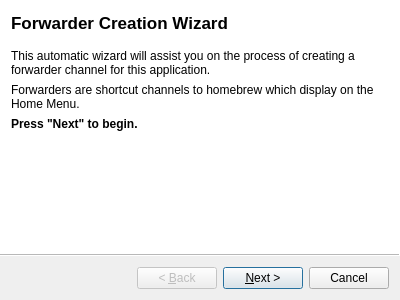
<?xml version="1.0" encoding="UTF-8"?>
<ui version="4.0">
 <class>Wizard</class>
 <widget class="QWizard" name="Wizard">
  <property name="geometry">
   <rect>
    <x>0</x>
    <y>0</y>
    <width>400</width>
    <height>300</height>
   </rect>
  </property>
  <property name="windowTitle">
   <string>Create Forwarder</string>
  </property>
  <property name="wizardStyle">
   <enum>QWizard::ModernStyle</enum>
  </property>
  <widget class="QWizardPage" name="wizardPage1">
   <property name="title">
    <string>Forwarder Creation Wizard</string>
   </property>
   <layout class="QVBoxLayout" name="verticalLayout">
    <item>
     <widget class="QLabel" name="label">
      <property name="text">
       <string>This automatic wizard will assist you on the process of creating a forwarder channel for this application.</string>
      </property>
      <property name="wordWrap">
       <bool>true</bool>
      </property>
     </widget>
    </item>
    <item>
     <widget class="QLabel" name="label_2">
      <property name="text">
       <string>Forwarders are shortcut channels to homebrew which display on the Home Menu.</string>
      </property>
      <property name="wordWrap">
       <bool>true</bool>
      </property>
     </widget>
    </item>
    <item>
     <widget class="QLabel" name="label_3">
      <property name="font">
       <font>
        <bold>true</bold>
       </font>
      </property>
      <property name="text">
       <string>Press &quot;Next&quot; to begin.</string>
      </property>
      <property name="wordWrap">
       <bool>true</bool>
      </property>
     </widget>
    </item>
   </layout>
  </widget>
  <widget class="QWizardPage" name="wizardPage2">
   <property name="title">
    <string>Select Title ID</string>
   </property>
   <property name="subTitle">
    <string>Choose a Title ID which isn't used by existing channels or forwarders.</string>
   </property>
   <layout class="QVBoxLayout" name="verticalLayout_2">
    <item>
     <widget class="QLabel" name="label_4">
      <property name="text">
       <string>Available Title IDs (From GameTDB, some might already be used by other forwarders):</string>
      </property>
      <property name="wordWrap">
       <bool>true</bool>
      </property>
     </widget>
    </item>
    <item>
     <widget class="QListWidget" name="AvailableIDsListWidget">
      <property name="wordWrap">
       <bool>true</bool>
      </property>
     </widget>
    </item>
   </layout>
  </widget>
  <widget class="QWizardPage" name="wizardPage3">
   <property name="title">
    <string>Select Application</string>
   </property>
   <property name="subTitle">
    <string>Select App from Open Shop Channel or from local directory</string>
   </property>
   <layout class="QVBoxLayout" name="verticalLayout_3">
    <item>
     <widget class="QLabel" name="label_5">
      <property name="text">
       <string>Select an application:</string>
      </property>
     </widget>
    </item>
    <item>
     <widget class="QRadioButton" name="RadioSelectOSC">
      <property name="text">
       <string>Application from Open Shop Channel</string>
      </property>
      <property name="checked">
       <bool>true</bool>
      </property>
     </widget>
    </item>
    <item>
     <widget class="QPushButton" name="SelectOSCApplication">
      <property name="text">
       <string>Select App</string>
      </property>
     </widget>
    </item>
    <item>
     <widget class="QRadioButton" name="RadioSelectLocal">
      <property name="text">
       <string>Application from local directory</string>
      </property>
     </widget>
    </item>
    <item>
     <widget class="QPushButton" name="SelectLocalDirApplication">
      <property name="enabled">
       <bool>false</bool>
      </property>
      <property name="text">
       <string>Open Folder</string>
      </property>
     </widget>
    </item>
   </layout>
  </widget>
  <widget class="QWizardPage" name="wizardPage4">
   <property name="title">
    <string>Summary</string>
   </property>
   <property name="subTitle">
    <string>Summary of forwarder to generate</string>
   </property>
   <layout class="QVBoxLayout" name="verticalLayout_4">
    <item>
     <widget class="QLabel" name="label_6">
      <property name="font">
       <font>
        <bold>true</bold>
       </font>
      </property>
      <property name="text">
       <string>SD Card Path:</string>
      </property>
      <property name="wordWrap">
       <bool>true</bool>
      </property>
     </widget>
    </item>
    <item>
     <widget class="QLabel" name="Summary_SDCardPath">
      <property name="text">
       <string/>
      </property>
      <property name="wordWrap">
       <bool>true</bool>
      </property>
     </widget>
    </item>
    <item>
     <widget class="QLabel" name="label_7">
      <property name="font">
       <font>
        <bold>true</bold>
       </font>
      </property>
      <property name="text">
       <string>Application Source:</string>
      </property>
      <property name="wordWrap">
       <bool>true</bool>
      </property>
     </widget>
    </item>
    <item>
     <widget class="QLabel" name="Summary_ApplicationSource">
      <property name="text">
       <string/>
      </property>
      <property name="wordWrap">
       <bool>true</bool>
      </property>
     </widget>
    </item>
    <item>
     <widget class="QLabel" name="label_8">
      <property name="font">
       <font>
        <bold>true</bold>
       </font>
      </property>
      <property name="text">
       <string>Title ID:</string>
      </property>
      <property name="wordWrap">
       <bool>true</bool>
      </property>
     </widget>
    </item>
    <item>
     <widget class="QLabel" name="Summary_TitleID">
      <property name="text">
       <string/>
      </property>
      <property name="wordWrap">
       <bool>true</bool>
      </property>
     </widget>
    </item>
   </layout>
  </widget>
 </widget>
 <resources/>
 <connections/>
</ui>
